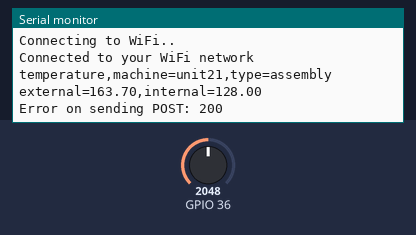
A sketch run on a simulated ESP32. On the bench: the last lines printed to the serial monitor. Inputs (shaded band) come from the test bench; at power-on: GPIO 36 = 2048. WiFi joins after 1.5 s; servers stay silent unless stated; uploads are accepted with an empty reply.

Above: at 7.2 s.
7.3 s: GPIO 36 set to 2866
At 11.36 s:
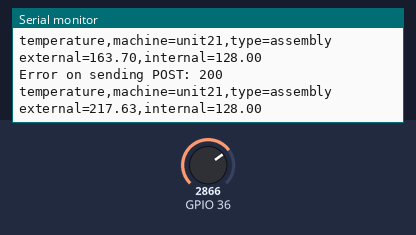
13.1 s: GPIO 36 set to 3603
At 17.8 s:
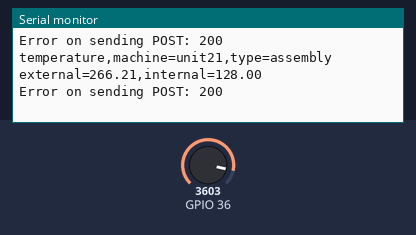
Timing chart, 0 to 19.3 s (numbered marks = the images above; inputs shaded):
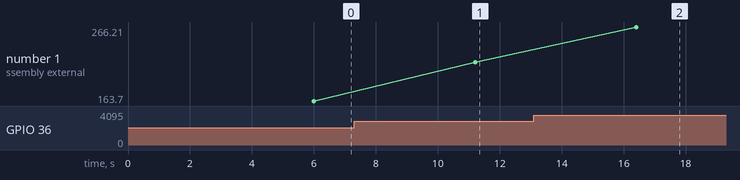

The sketch:

esp32-temp-reading.ino
```cpp
#ifdef __cplusplus
extern "C" {
#endif
uint8_t temprature_sens_read();
#ifdef __cplusplus
}
#endif

#include <WiFi.h>
#include <HTTPClient.h>

uint8_t temprature_sens_read();

const char* ssid = "WiFi-SSID";
const char* password =  "WIFi-Password";
HTTPClient http;

void setup() {
  Serial.begin(115200);
  setup_WiFi();
}

void setup_WiFi() {

    delay(4000);   //Delay needed before calling the WiFi.begin
    WiFi.begin(ssid, password);

    //wait for WiFi Access connect success
    while (WiFi.status() != WL_CONNECTED) {
        delay(1000);
        Serial.println("Connecting to WiFi..");
    }
    Serial.println("Connected to your WiFi network");
}

void loop() {

    //get Anlog ADC from TMP sensor and subtract offset as per Datasheet
    int adcCount = analogRead(36) - 50;

    //convert Adc to C and F
    float tempCels = ((150.0 / 4096.0) * adcCount);
    float tempFrn = (tempCels * 9.0 / 5.0) + 32;
    String stringExternal = String(tempFrn);

    String tem_str = String("Count ") + String(tempFrn) + "f " + String(tempCels) + " c";

    // Convert Internal CPU temperature to F
    double internal = (temprature_sens_read());
    String stringInternl = String(internal);

    //construct string to write InfluxDB HTTP post
    String stringOne = String("temperature,machine=unit21,type=assembly external=" + stringExternal + ",internal=" + stringInternl);
    Serial.println(stringOne);

    //recheck wifi status and post current reading to TICK service HTTP endpoint
    if (WiFi.status()== WL_CONNECTED) {   //Check WiFi connection status

        //write InfluxDB API
        http.begin("http://192.168.0.115:8086/write?db=esp32");  //Specify destination for HTTP request
        http.addHeader("Content-Type", "application/x-www-form-urlencoded");             //Specify content-type header
        int httpResponseCode = http.POST(stringOne);   //Send the actual POST request

        //Wont get any response other than status code 204 if success
        if(httpResponseCode == 204){
            ;
        } else{
            Serial.print("Error on sending POST: ");
            Serial.println(httpResponseCode);
        }

        http.end();  //Free resources

     } else {
        //in case WiFI/Network issue retry after 30 seconds(self rebbot)
        Serial.println("Error in WiFi connection");
        delay(6 * 5000);
        ESP.restart();
     }

    //collect ADC sample every 5 seconds and conevert to temperature
    delay(5000);
}
```

Measured:
- after the input at 7.3 s, the serial monitor: prints a new line after 3.9 s (image 1)
- after the input at 13.1 s, the serial monitor: prints a new line after 3.3 s (image 2)
- plotted number 1: 163.7 → 217.63 after the input at 7.3 s, 217.63 → 266.21 after the input at 13.1 s
